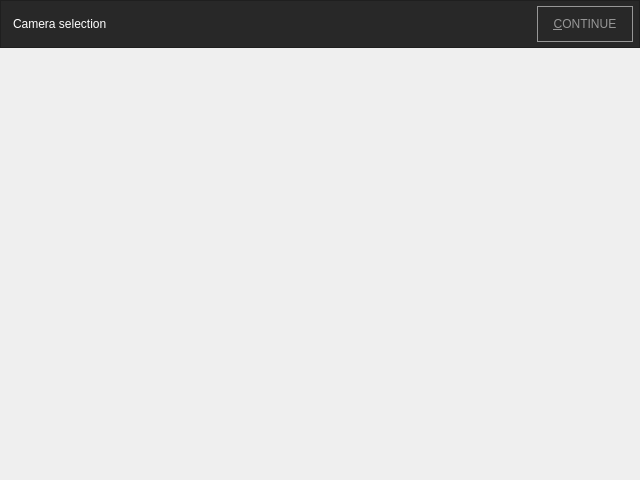
<?xml version="1.0" encoding="UTF-8"?>
<ui version="4.0">
 <class>Z3D::ZCameraSelectorDialog</class>
 <widget class="QDialog" name="Z3D::ZCameraSelectorDialog">
  <property name="geometry">
   <rect>
    <x>0</x>
    <y>0</y>
    <width>640</width>
    <height>480</height>
   </rect>
  </property>
  <layout class="QVBoxLayout" name="verticalLayout">
   <property name="spacing">
    <number>0</number>
   </property>
   <property name="leftMargin">
    <number>0</number>
   </property>
   <property name="topMargin">
    <number>0</number>
   </property>
   <property name="rightMargin">
    <number>0</number>
   </property>
   <property name="bottomMargin">
    <number>0</number>
   </property>
   <item>
    <widget class="QFrame" name="frame_2">
     <property name="minimumSize">
      <size>
       <width>0</width>
       <height>48</height>
      </size>
     </property>
     <property name="maximumSize">
      <size>
       <width>16777215</width>
       <height>48</height>
      </size>
     </property>
     <property name="styleSheet">
      <string notr="true">background-color: rgb(40,40,40);</string>
     </property>
     <property name="frameShape">
      <enum>QFrame::StyledPanel</enum>
     </property>
     <property name="frameShadow">
      <enum>QFrame::Raised</enum>
     </property>
     <layout class="QHBoxLayout" name="horizontalLayout">
      <property name="spacing">
       <number>0</number>
      </property>
      <property name="leftMargin">
       <number>12</number>
      </property>
      <property name="topMargin">
       <number>0</number>
      </property>
      <property name="rightMargin">
       <number>6</number>
      </property>
      <property name="bottomMargin">
       <number>0</number>
      </property>
      <item>
       <widget class="QLabel" name="titleLabel">
        <property name="styleSheet">
         <string notr="true">QLabel {
	font: 25 24pt &quot;Segoe UI&quot;;
	color: white;
}</string>
        </property>
        <property name="text">
         <string>Camera selection</string>
        </property>
       </widget>
      </item>
      <item>
       <spacer name="horizontalSpacer_2">
        <property name="orientation">
         <enum>Qt::Horizontal</enum>
        </property>
        <property name="sizeHint" stdset="0">
         <size>
          <width>40</width>
          <height>20</height>
         </size>
        </property>
       </spacer>
      </item>
      <item>
       <widget class="QPushButton" name="continueButton">
        <property name="minimumSize">
         <size>
          <width>96</width>
          <height>36</height>
         </size>
        </property>
        <property name="maximumSize">
         <size>
          <width>96</width>
          <height>36</height>
         </size>
        </property>
        <property name="styleSheet">
         <string notr="true">QPushButton {
	background-color: rgba(0, 0, 255, 0);
	border: 1px solid rgba(151,151,151,255);
	color: rgba(151,151,151,255);
}
</string>
        </property>
        <property name="text">
         <string>&amp;CONTINUE</string>
        </property>
       </widget>
      </item>
     </layout>
    </widget>
   </item>
   <item>
    <widget class="Z3D::ZCameraSelectorWidget" name="cameraSelectorWidget" native="true"/>
   </item>
  </layout>
 </widget>
 <customwidgets>
  <customwidget>
   <class>Z3D::ZCameraSelectorWidget</class>
   <extends>QWidget</extends>
   <header>ZCameraAcquisition/zcameraselectorwidget.h</header>
   <container>1</container>
  </customwidget>
 </customwidgets>
 <resources/>
 <connections/>
</ui>
